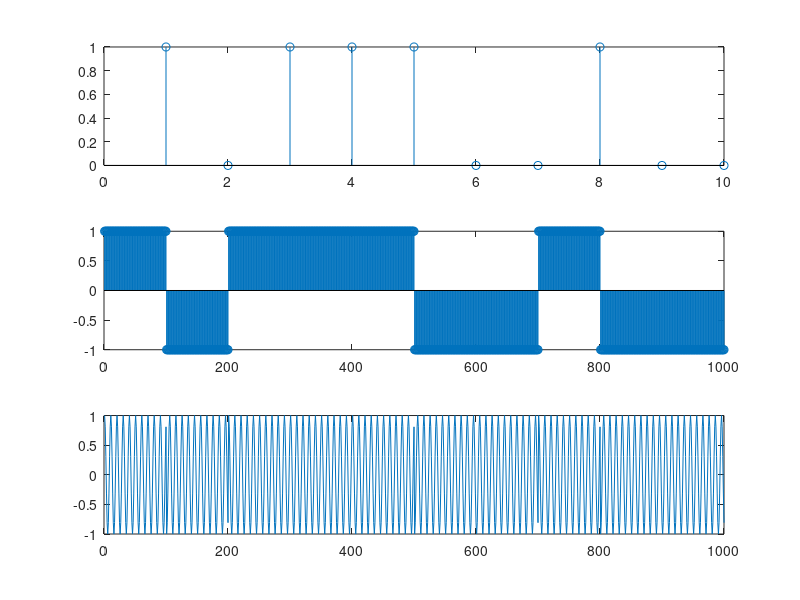
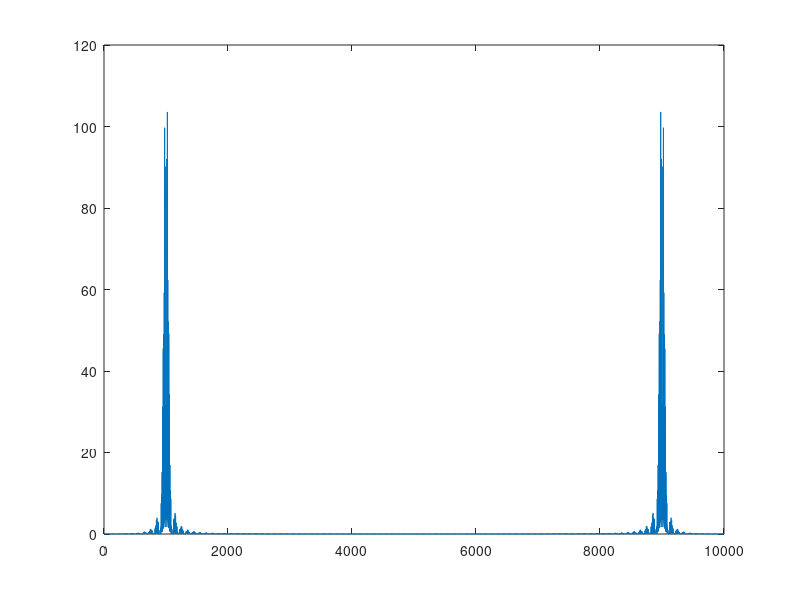
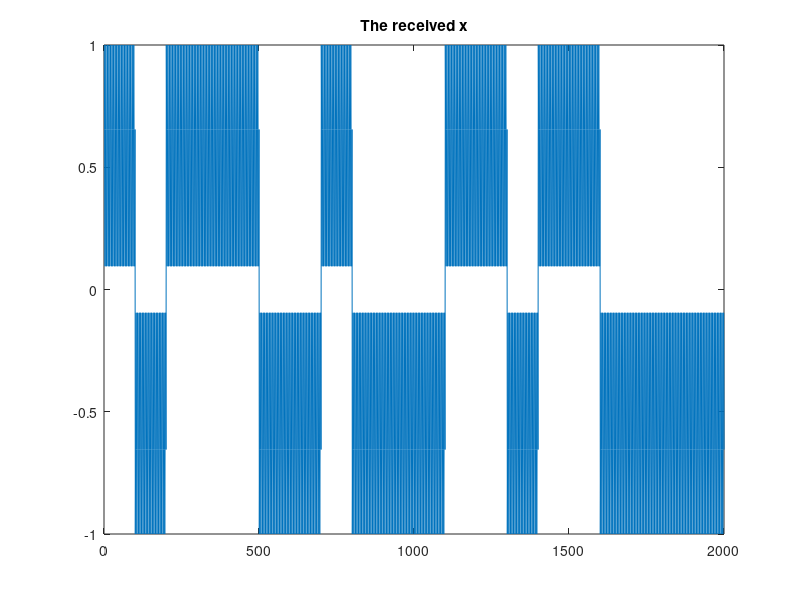
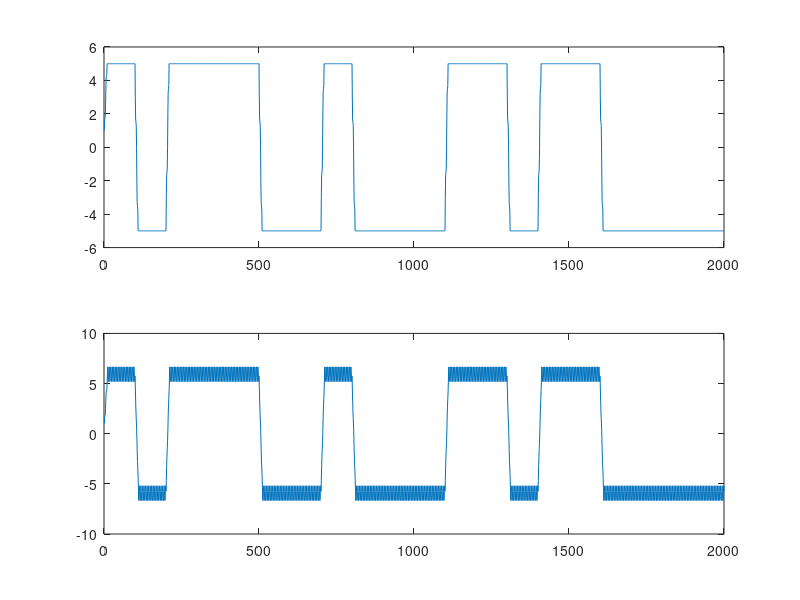

Here is the MATLAB script that generated these plots, in order:
% ----------------------------------------------------------------------- %
% It is the project of modulation with carrier transmission.
%
% Written by Tingwu Wang, Tsinghua University, for the course project
% 29/10/2015
% ----------------------------------------------------------------------- %
clear; clc; close all;

overSampleRate = 100;
T = 1;
N = 100;
sampleRate = N * overSampleRate;

sourceGen = rand(1, N);
source = zeros(1, N);
source(sourceGen > 0.5) = 1;

t = 0: 1 / (N * overSampleRate) : T - 1 / (N * overSampleRate);
sendOrigin = zeros(1, N * overSampleRate);

for i = 1: 1: N
    sendOrigin(1 + (i - 1) * overSampleRate: i * overSampleRate) = ...
        2 * source(i) - 1;
end

f = N * 10;  % the carrier frequency
phi_0 = 0;
send = sendOrigin .* cos(2 * pi * f * t + phi_0);  % the bpsk modulation

figure
subplot(3,1,1)
stem(source(1:10))
subplot(3,1,2)
stem(sendOrigin(1: 10 * overSampleRate))
subplot(3,1,3)
plot(send(1: 10 * overSampleRate))

figure
w = 0: sampleRate/(length(t)-1): sampleRate;
plot(w, 1 / length(send) * abs(fft(send)) .^ 2);


% demodulation begins
x = send .* cos(2 * pi * f * t + phi_0);
lpf_1 = zeros(1, length(x)); lpf_1(1: 10) = 1;  % two low pass filter
lpf_2 = zeros(1, length(x)); lpf_2(1: 12) = 1;
figure
plot(x(1: 20 * overSampleRate))
title('The received x')
y1 = conv(x, lpf_1);
y1 = y1(1:length(x));
y2 = conv(x, lpf_2);
y2 = y2(1:length(x));

figure
subplot(2,1,1)
plot(y1(1: 20 * overSampleRate))
subplot(2,1,2)
plot(y2(1: 20 * overSampleRate))


figure
subplot(3,1,1); plot((1 + sign(y1(1: 10 * overSampleRate))) / 2);
ylim([-1.5 1.5]); title('Decoded from y1')
subplot(3,1,2); plot((1 + sign(y2(1: 10 * overSampleRate))) / 2);
ylim([-1.5 1.5]); title('Decoded from y2')
subplot(3,1,3); plot((1 + sign(sendOrigin(1: 10 * overSampleRate))) / 2);
ylim([-1.5 1.5]); title('original')
